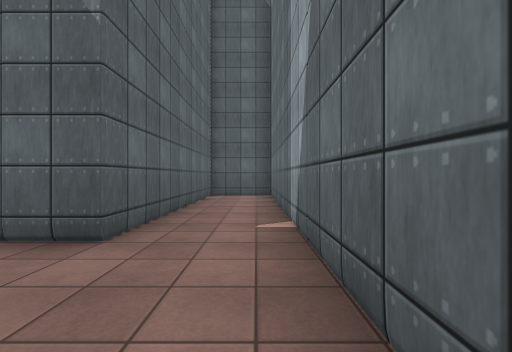
[1] (above)

24 first-person views from a walk through a 3-D level made in the Unity game engine. The camera is 1.3 m above the floor, looks level and sees 90° across. The floor is counted in squares, 2 m on a side. Each view is taken from the middle of a square. On the plan, view 1 faces up. The plan holds only what a view shows up to about 9 squares ahead; the rest is blank. The place goes on beyond the plan. The player is left out. Surface patterns are stand-ins for the level's own textures.

[2]
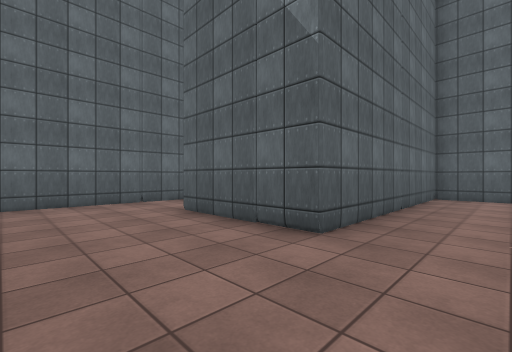

[3]
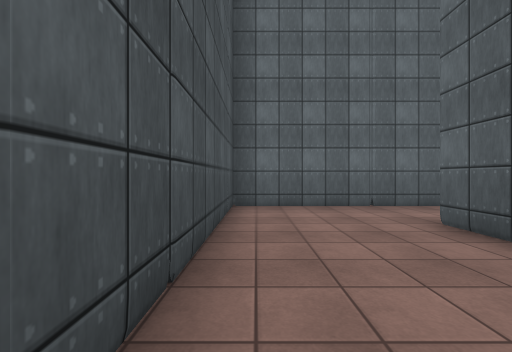

[4]
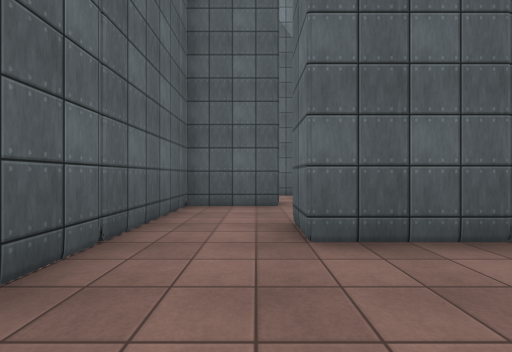

[5]
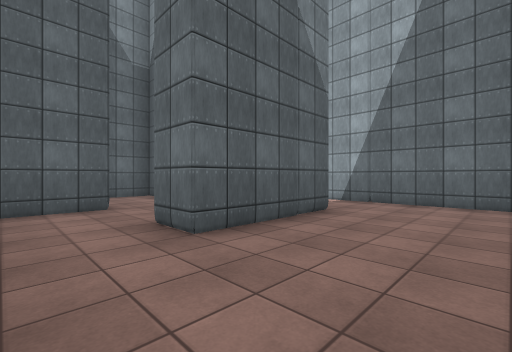

[6]
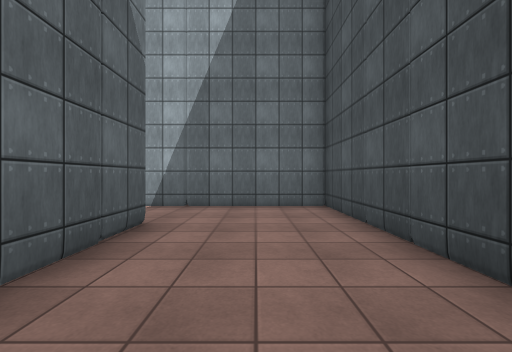

[7]
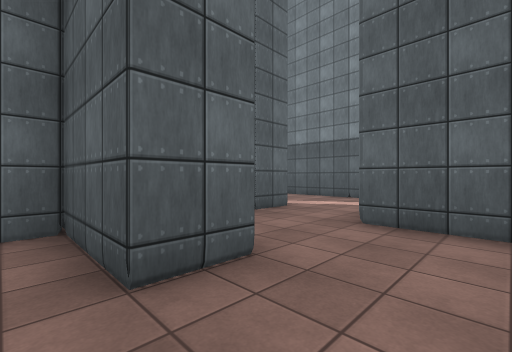

[8]
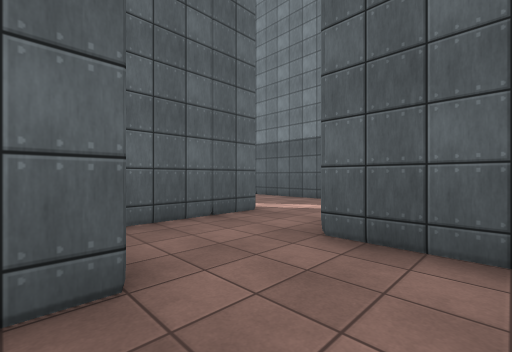

[9]
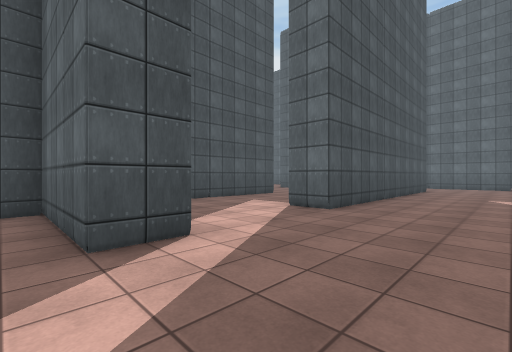

[10]
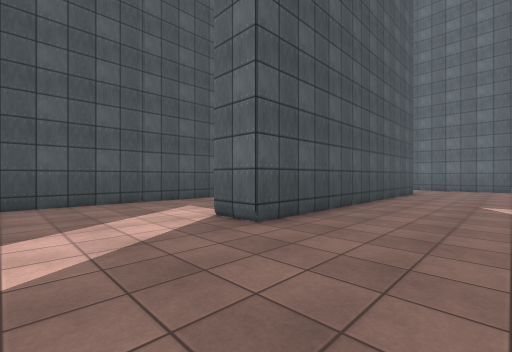

[11]
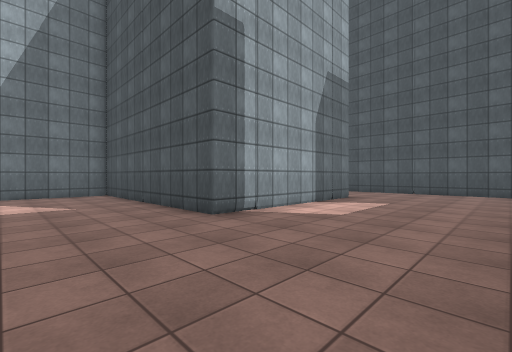

[12]
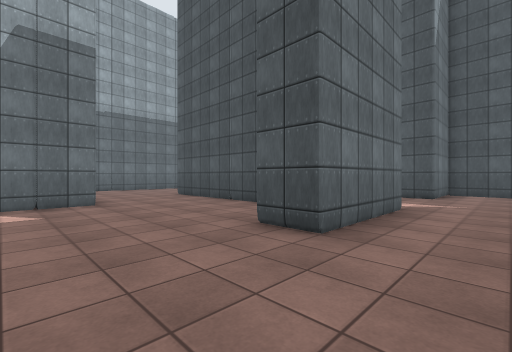

[13]
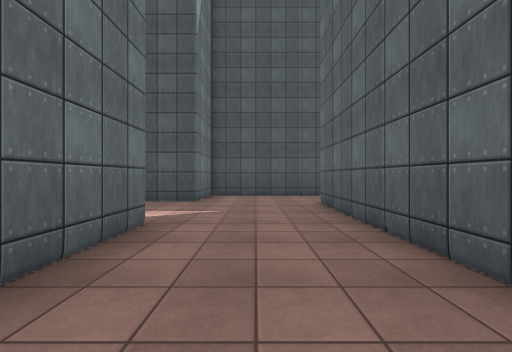

[14]
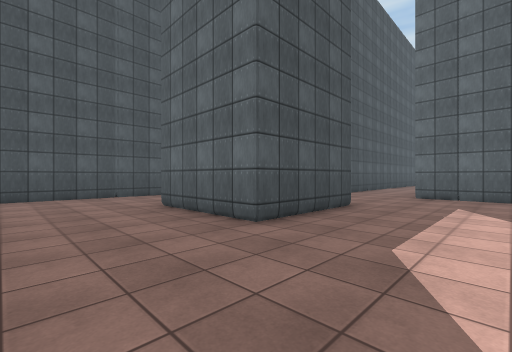

[15]
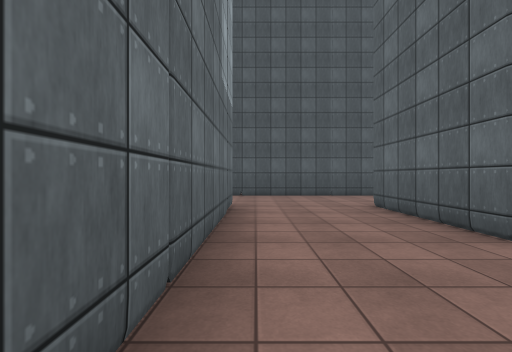

[16]
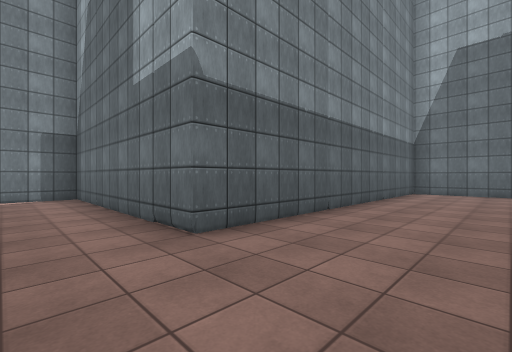

[17]
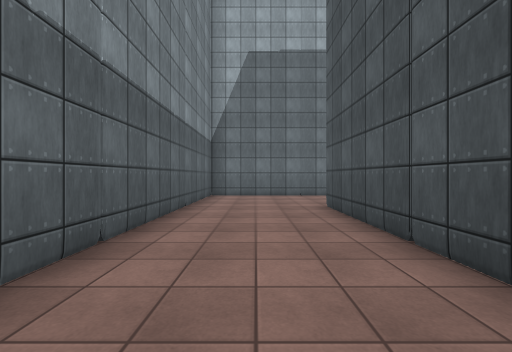

[18]
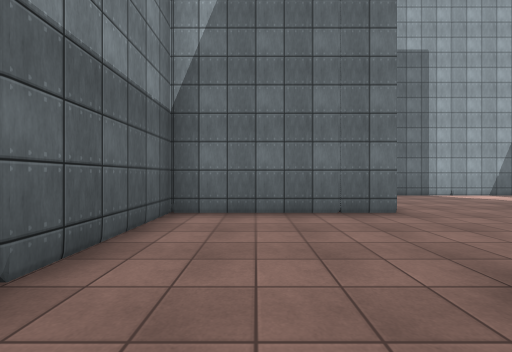

[19]
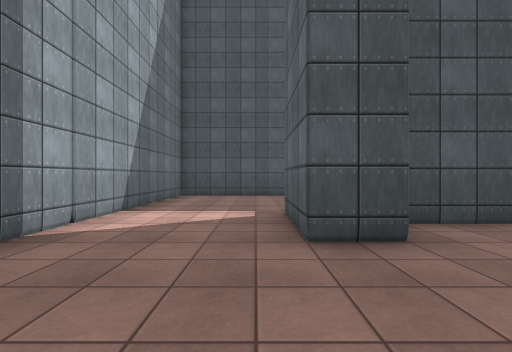

[20]
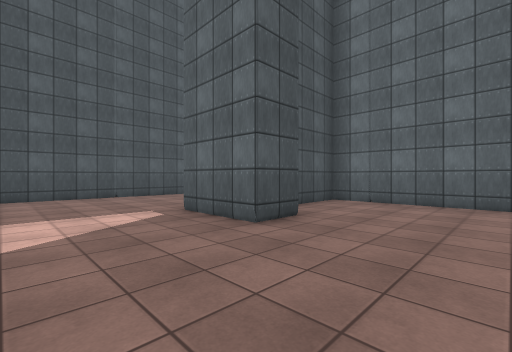

[21]
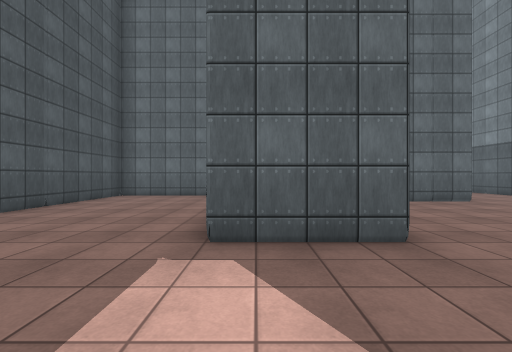

[22]
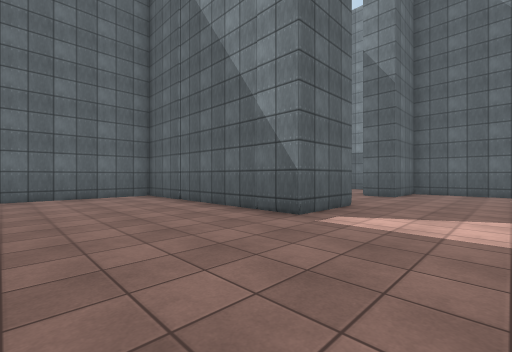

[23]
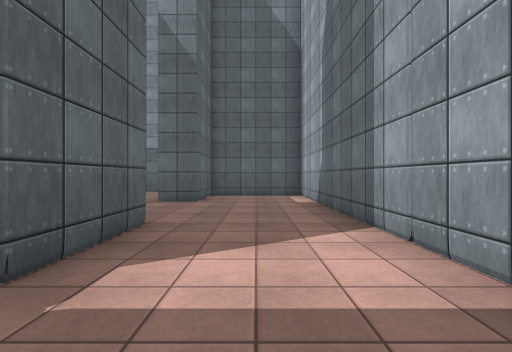

[24]
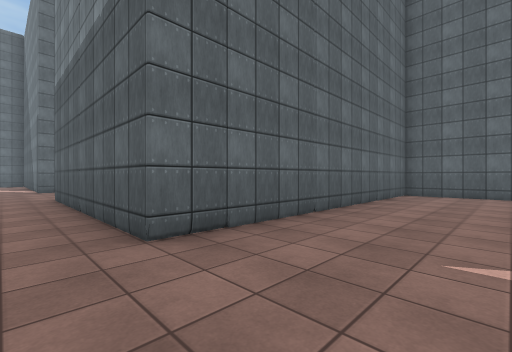

### Floor plan
Ten units are one square. View 1 is at (0, 0); x grows to the right and y downward. Boxes are objects, and circles mark ways between rooms. Rooms are numbered by the first view taken in them; rooms with no view inside come last. Other rooms are left out.
<svg viewBox="-270 -130 280 360">
<path fill="none" stroke="#000" d="M-65 -35 -65 5 5 5 5 -85 -15 -85 -15 -25 -45 -25 -45 -35M-45 -55 -65 -55 -65 -35M-45 -65 -45 -55M-65 -95 -65 -65 -60 -65M-25 -80 -25 -85 -45 -85M-135 -5 -135 -55 -75 -55 -75 -80M-170 25 -118 25M-185 35 -185 5 -175 5M-190 -25 -215 -25 -215 60 -265 60M-75 -95 -65 -95M-105 125 -65 125 -65 175 -40 175M-182 -95 -105 -95 -105 -85M-170 125 -122 125M-61 -125 -92 -125M-222 85 -185 85 -185 65 -155 65 -155 95M-35 165 -25 165 -25 185 -85 185 -85 225 5 225 5 115 -25 115 -25 135 -35 135 -35 95 -125 95 -125 35 -140 35"/>
<circle cx="-55" cy="-30" r="3" fill="#2a7"/>
<circle cx="-35" cy="-60" r="3" fill="#2a7"/>
<circle cx="-55" cy="-90" r="3" fill="#2a7"/>
<text x="-20" y="-20">1</text>
<text x="-50" y="-50">2</text>
<text x="-50" y="-80">3</text>
<text x="-100" y="10">4</text>
</svg>
Room 1 opens to room 2. Room 2 opens to room 3. Room 3 opens to room 4.

Where each view was taken, in squares from view 1:
view 1: 0 up, 0 right, facing up
view 2: 0 up, 0 right, facing up-left
view 3: 0 up, 1 left, facing left
view 4: 0 up, 5 left, facing up
view 5: 0 up, 6 left, facing up-right
view 6: 1 up, 5 left, facing right
view 7: 5 up, 3 left, facing up-left
view 8: 6 up, 3 left, facing up-left
view 9: 12 up, 6 left, facing down-left
view 10: 12 up, 8 left, facing down-left
view 11: 8 up, 17 left, facing down-right
view 12: 2 up, 20 left, facing down-right
view 13: 0 up, 20 left, facing down
view 14: 4 down, 13 left, facing down-left
view 15: 4 down, 13 left, facing down
view 16: 12 down, 14 left, facing up-right
view 17: 11 down, 12 left, facing right
view 18: 11 down, 8 left, facing right
view 19: 14 down, 2 left, facing down
view 20: 14 down, 0 right, facing down-left
view 21: 18 down, 0 right, facing left
view 22: 22 down, 0 right, facing up-left
view 23: 20 down, 1 left, facing up
view 24: 7 down, 19 left, facing up-left
